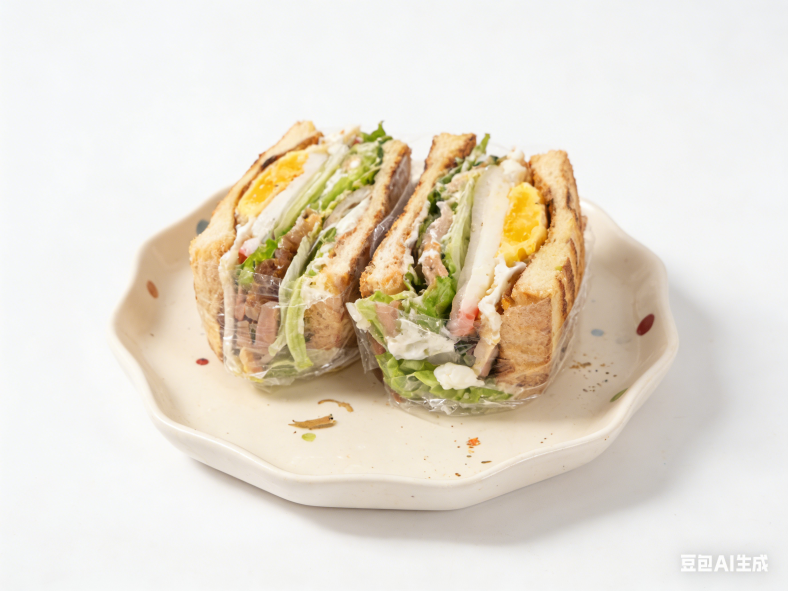
#> input picture assets-source/三明治 (3).png, 2364 x 1773 px, found by its file name (shown at 1/3 size); its folder holds 4 pictures in this run
$ python compress_images.py
#> lines starting #> are read from the running program, lines starting #| are printed output that depends on the picture
# -*- coding: utf-8 -*-
"""批量压缩菜品图片：PNG -> WebP，宽度限制 640px，质量 80。
同时生成菜品清单 JSON（菜名去除重复的 (n) 后缀）。"""
import os
import re
import json
from PIL import Image

SRC = r"C:\Users\Administrator\WorkBuddy\2026-11-16-15-43-55\assets-source"
DST = r"C:\Users\Administrator\WorkBuddy\2026-11-16-15-43-55\assets-mini"
os.makedirs(DST, exist_ok=True)

MAX_W = 640
QUALITY = 80

files = sorted([f for f in os.listdir(SRC) if f.lower().endswith('.png')])
dishes = []
total_before = 0
total_after = 0

for f in files:
    src_path = os.path.join(SRC, f)
    total_before += os.path.getsize(src_path)
    # 菜名：去掉 .png 和结尾的 (数字)
    name = os.path.splitext(f)[0]
    name = re.sub(r'\s*\(\d+\)\s*$', '', name).strip()
    out_name = name + '.webp'
    out_path = os.path.join(DST, out_name)

    im = Image.open(src_path).convert('RGB')
#> im is the input picture: PIL image 2364x1773 RGB; mean R, G, B 229, 220.8, 207
    if im.width > MAX_W:
        h = int(im.height * MAX_W / im.width)
#> h = 480
        im = im.resize((MAX_W, h), Image.LANCZOS)
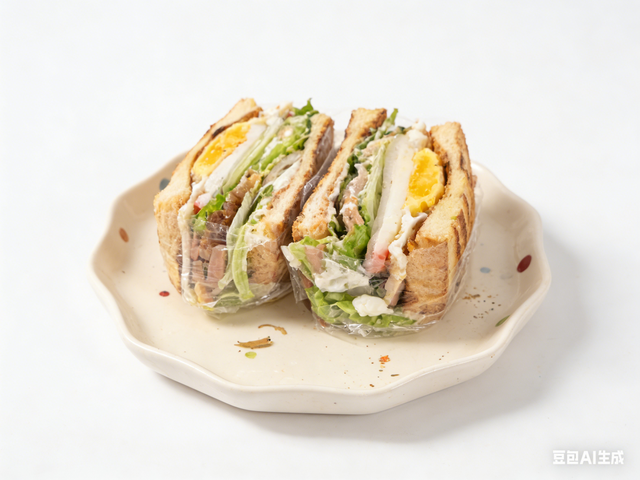
#> im: PIL image 640x480 RGB; mean R, G, B 229, 220.8, 207
    im.save(out_path, 'WEBP', quality=QUALITY, method=6)
    total_after += os.path.getsize(out_path)
    dishes.append({'name': name, 'image': out_name})
#> pass 2 of the loop `for f in files:`:
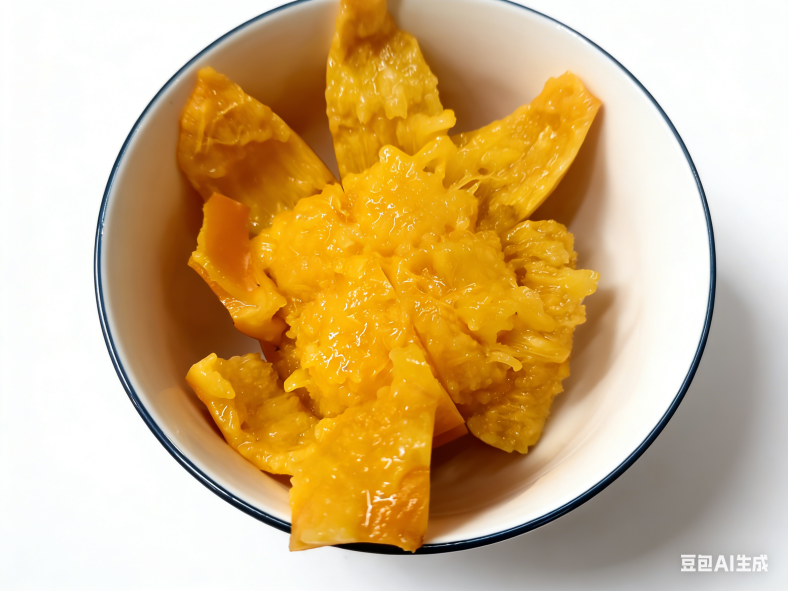
#> input picture assets-source/东北冻柿子.png, 2364 x 1773 px, found by its file name (shown at 1/3 size)
#> im is the input picture: PIL image 2364x1773 RGB; mean R, G, B 209.7, 178.8, 128.8
#> `im = im.resize((MAX_W, h), Image.LANCZOS)`:
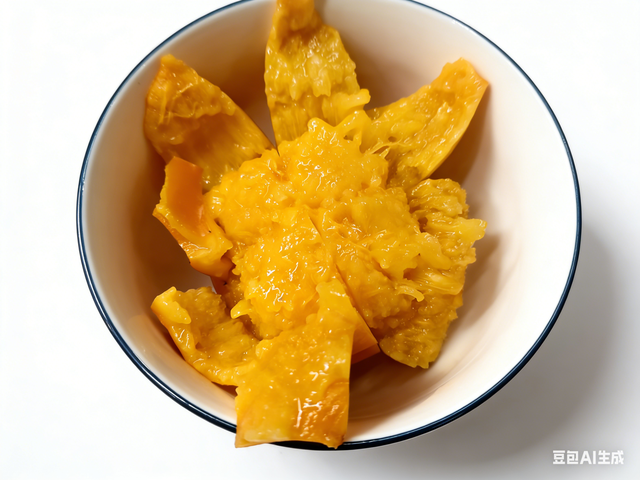
#> im: PIL image 640x480 RGB; mean R, G, B 209.7, 178.8, 128.8
#> pass 3 of the loop `for f in files:`:
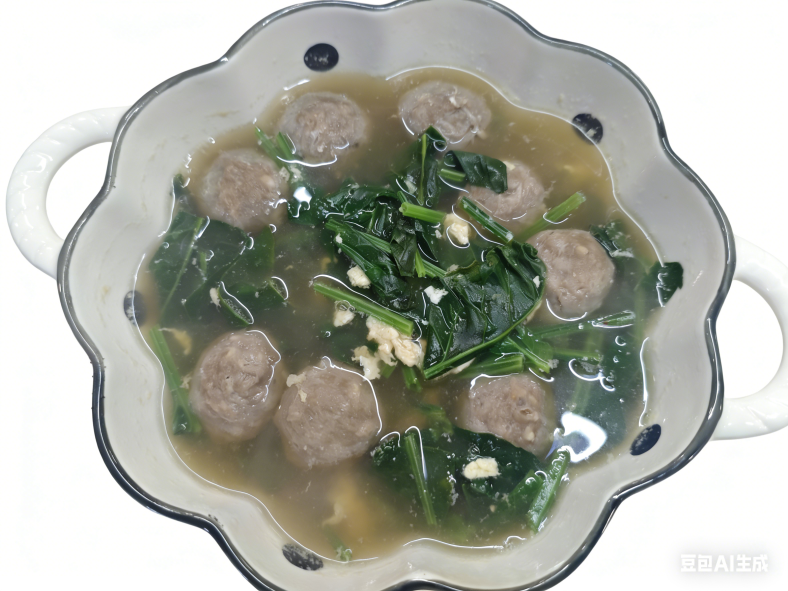
#> input picture assets-source/丸子菠菜汤.png, 2364 x 1773 px, found by its file name (shown at 1/3 size)
#> im is the input picture: PIL image 2364x1773 RGB; mean R, G, B 170.3, 172.4, 162.1
#> `im = im.resize((MAX_W, h), Image.LANCZOS)`:
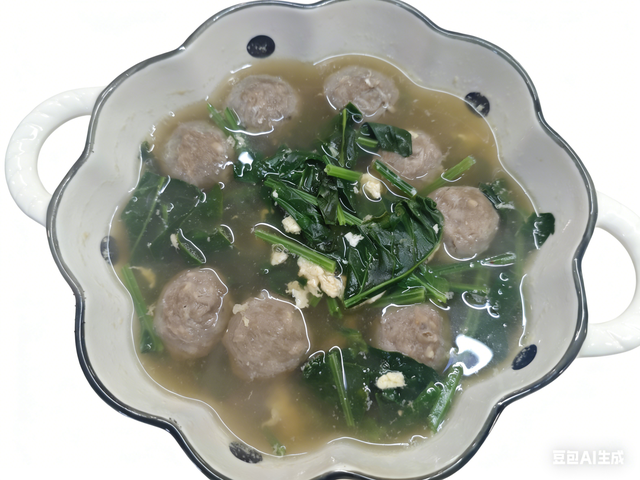
#> im: PIL image 640x480 RGB; mean R, G, B 170.2, 172.3, 162
#> the loop made 4 passes; the first 3 are shown

# 去重同名（不同 (n) 版本压缩后同名，保留一个）
seen = {}
unique = []
for d in dishes:
    if d['name'] not in seen:
        seen[d['name']] = True
        unique.append(d)

with open(os.path.join(DST, 'dishes.json'), 'w', encoding='utf-8') as fp:
    json.dump(unique, fp, ensure_ascii=False, indent=2)

print('处理图片: %d 张' % len(files))
print('去重后菜品: %d 道' % len(unique))
print('压缩前: %.1f MB' % (total_before / 1024 / 1024))
print('压缩后: %.1f MB' % (total_after / 1024 / 1024))
print('压缩率: %.1f%%' % ((1 - total_after / total_before) * 100))
